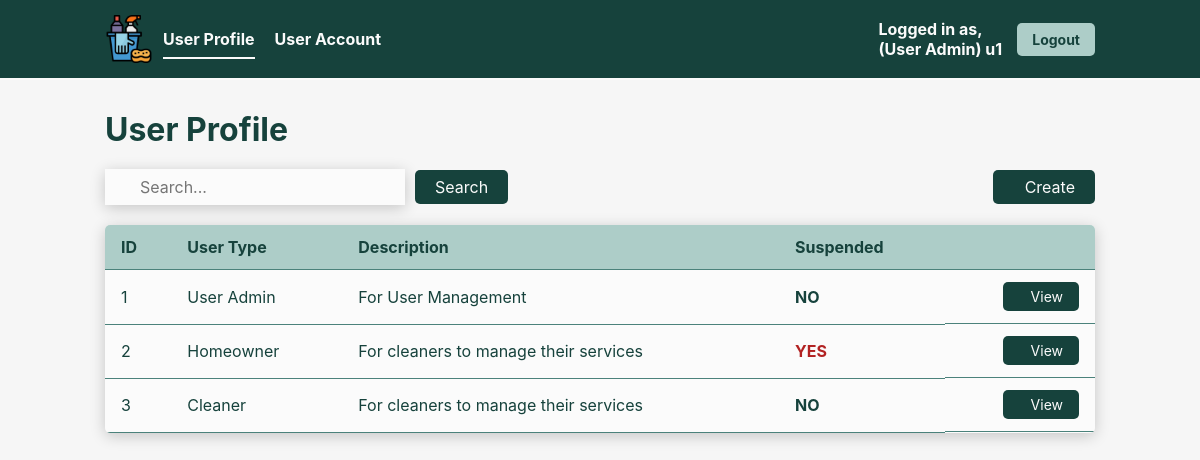
Page /viewUserProfile.php (signed in) on the committed database.
### tables this page shows
CREATE TABLE UserProfile (
    `id` INT AUTO_INCREMENT,
    `role` VARCHAR(64) UNIQUE NOT NULL,
    `description` VARCHAR(64) NULL,
    `isSuspend` BOOL NOT NULL DEFAULT 0,
    PRIMARY KEY (`id`)
);

### src/entity/UserProfile.php (called while the page is built, shortened)
<?php
class UserProfile
{
    protected int $id;
    protected string $role;
    protected string $description;
    protected int $isSuspend;
    public function readAllUserProfile(): ?array
    {
        $db_handle = new Database();
        $db_conn = $db_handle->getConnection();
        try {
            $stmt = $db_conn->prepare("SELECT * FROM `UserProfile`");
            $execResult = $stmt->execute();
            if ($execResult) {
                $userProfile = $stmt->fetchAll(PDO::FETCH_CLASS, 'UserProfile');
                return $userProfile;
            } else {
                return null;
            }
        } catch (PDOException $e) {
            error_log("Database query failed: " . $e->getMessage());
            unset($db_handle);
            return null;
        }
    }
    public function getId(): int
    {
        return $this->id;
    }
    public function getRole(): string
    {
        return $this->role;
    }
    public function getDescription(): string
    {
        return $this->description;
    }
    public function getSuspendStatus(): int
    {
        return $this->isSuspend;
    }
}

### src/controllers/ViewAllUserProfileController.php (called while the page is built)
<?php
require_once ("/var/www/html/entity/UserProfile.php");
class ViewAllUserProfileController
{
    private $userProfile;
    public function __construct()
    {
        $this->userProfile = new UserProfile();
    }
    public function readAllUserProfile(): ?array
    {
        return $this->userProfile->readAllUserProfile();
    }
}

### src/viewUserProfile.php (the view, shortened to what this page needs)
<?php
require_once 'controllers/ViewAllUserProfileController.php';
require_once 'controllers/SearchUserProfileController.php';
if (isset($_GET['q'])) {
  if ($_GET['q'] != '') {
    $searchTermWithoutQuotes = str_replace(['"', "'"], '', $_GET['q']);
    $searchTerm = urldecode($searchTermWithoutQuotes);
    $searchTerm = preg_replace('/\s{2,}/', ' ', $searchTerm);
    $searchTerm = ltrim($searchTerm);
    $searchTerm = rtrim($searchTerm);
    $controller = new SearchUserProfileController();
    $userProfile = $controller->searchUserProfile($searchTerm);
  }
} else {
  $controller = new ViewAllUserProfileController();
  $userProfile = $controller->readAllUserProfile();
}
?>
<!DOCTYPE html>
<html lang="en">
<head>
  <link rel="stylesheet" href="css/style.css">
</head>
<body>
  <div class="navbar">
    <div class="navbar-left">
      <img src='img/cleaning-logo.png' alt="Cleaning Logo" width='48px' height='48px'/>
      <a href="viewUserProfile.php" class="active">User Profile</a>
      <a href="viewUserAccount.php">User Account</a>
    </div>
    <div class="navbar-right">
      <span class="navbar-right-text">Logged in as,<br/>
        (<?php echo htmlspecialchars($_SESSION["userProfile"]); ?>)
        <?php echo htmlspecialchars($_SESSION["username"]); ?>
      </span>
      <button class="logout-button" onclick="window.location.href='logout.php'">Logout</button>
    </div>
  </div>
  <h1>User Profile</h1>
  <div class="section-container">
    <div class="search">
      <div class="search-group">
        <div class="input-wrapper">
          <input type="text" id="search_term" type="text" placeholder="Search..."
                 value=<?php if (isset($_GET['q'])) { echo $_GET['q']; } ?>>
        </div>
        <button onclick='searchBtnClicked()' class="search-button">Search</button>
      </div>
      <button onclick='window.location.href="createUserProfile.php"' class="create-button">
        Create
      </button>
    </div>
    <table class="display-table">
      <thead>
        <tr>
          <th>ID</th>
          <th>User Type</th>
          <th>Description</th>
          <th>Suspended</th>
          <th></th>
        </tr>
      </thead>
      <tbody>
      <?php foreach ($userProfile as $up): ?>
          <tr>
              <td><?php echo htmlspecialchars($up->getId()); ?></td>
              <td><?php echo htmlspecialchars($up->getRole()); ?></td>
              <td><?php echo htmlspecialchars($up->getDescription()); ?></td>
              <td class="<?php if ($up->getSuspendStatus() == 1) { echo 'suspended-yes'; } else { echo 'suspended-no'; } ?>">
                <?php if ($up->getSuspendStatus() == 1) { echo 'YES'; } else { echo 'NO'; } ?>
              </td>
              <td>
                <button class="view-button" onclick='window.location.href="updateUserProfile.php?id=<?php echo htmlspecialchars($up->getId()); ?>"'><ion-icon name="eye-outline"></ion-icon>View</button>
              </td>
          </tr>
      <?php endforeach; ?>
      </tbody>
    </table>
  </div>
</body>
</html>

### src/css/style.css (style rules this page uses)
* { margin: 0px; padding: 0px; box-sizing: border-box; font-family: 'Inter', 'Segoe UI', sans-serif; }
body { height: 100vh; background-color: #F6F6F6; }
.navbar { background-color: #16423C; padding: 15px 0; display: flex; justify-content: space-between; align-items: center; border-bottom: 2px solid #FBFBFB; }
.navbar-left { display: flex; align-items: center; margin-left: 105px; }
.navbar-left img { margin-right: 10px; }
.navbar-left a { color: #FBFBFB; text-decoration: none; margin-right: 20px; padding: 10px 0; position: relative; font-weight: bold; }
.navbar-left a.active::after { content: ''; position: absolute; bottom: 0; left: 0; width: 100%; height: 2px; background-color: #FBFBFB; }
.navbar-right { display: flex; align-items: center; margin-right: 105px; }
.navbar-right-text { margin-right: 15px; color: #FBFBFB; font-weight: bold; }
.logout-button { background-color: #ADCDC8; color: #16423C; border: none; padding: 8px 15px; border-radius: 5px; cursor: pointer; font-size: 14px; font-weight: bold; }
h1 { margin-left: 105px; margin-top: 30px; color: #16423C; }
.section-container { padding: 0 105px; padding-bottom: 5%; margin-top: 20px; }
.search { display: flex; justify-content: space-between; align-items: center; margin-bottom: 20px; }
.search-group { display: flex; align-items: center; gap: 10px; }
.search input { padding: 8px 12px; font-size: 16px; width: 300px; }
.input-wrapper { position: relative; }
.input-wrapper input { padding: 8px 12px 8px 35px; font-size: 16px; box-shadow: 0px 3px 15px rgba(0,0,0,0.2); background-color: #FBFBFB; border: None; width: 300px; }
.create-button { display: flex; align-items: center; gap: 12px; }
.search-button, .create-button { font-size: 16px; padding: 7px 20px; background-color: #16423C; color: #FBFBFB; border: none; border-radius: 5px; align-items: center; cursor: pointer; }
.display-table { width: 100%; border-collapse: collapse; border-radius: 5px; overflow: hidden; background-color: #FBFBFB; box-shadow: 0px 3px 15px rgba(0,0,0,0.2); }
.display-table td:last-child { display: flex; justify-content: flex-end; }
.display-table button { display: flex; align-items: center; gap: 12px; }
.display-table thead { background-color: #ADCDC8; font-weight: bold; color: #16423C; }
.display-table th, .display-table td { padding: 12px 16px; text-align: left; border-bottom: 0.5px solid #4B827B; color: #16423C; }
.display-table .suspended-yes { color: #B22222; font-weight: bold; }
.suspended-no { color: #16423C; font-weight: bold; }
.view-button { background-color: #16423C; color: #FBFBFB; border: none; border-radius: 5px; padding: 6px 16px; font-size: 14px; cursor: pointer; transition: 0.2s ease; text-decoration:none; }

### rows in the picture
userprofile: id "1", role "User Admin", description "For User Management", isSuspend "NO"
userprofile: id "2", role "Homeowner", description "For cleaners to manage their services", isSuspend "YES"
userprofile: id "3", role "Cleaner", description "For cleaners to manage their services", isSuspend "NO"

### other values in the picture
$_SESSION["userProfile"] "User Admin"
$_SESSION["username"] "u1"
